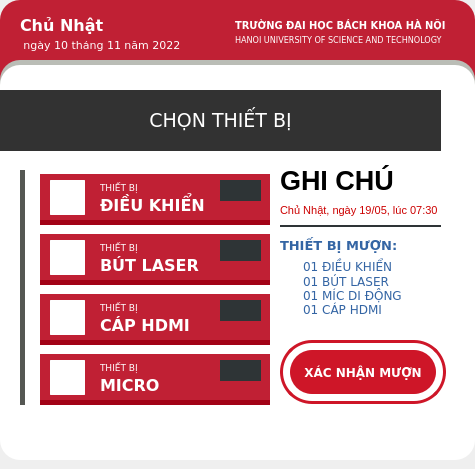
    <widget class="QWidget" name="widget_2" native="true">
     <property name="minimumSize">
      <size>
       <width>475</width>
       <height>0</height>
      </size>
     </property>
     <property name="maximumSize">
      <size>
       <width>475</width>
       <height>16777215</height>
      </size>
     </property>
     <widget class="QLabel" name="label_10">
      <property name="geometry">
       <rect>
        <x>0</x>
        <y>0</y>
        <width>475</width>
        <height>140</height>
       </rect>
      </property>
      <property name="styleSheet">
       <string notr="true">background-color: rgb(192, 32, 52 );
border-radius:20px;</string>
      </property>
      <property name="text">
       <string/>
      </property>
     </widget>
     <widget class="QLabel" name="main_frame">
      <property name="geometry">
       <rect>
        <x>0</x>
        <y>65</y>
        <width>475</width>
        <height>395</height>
       </rect>
      </property>
      <property name="styleSheet">
       <string notr="true">background-color: rgb(255, 255, 255);
border-radius: 20px</string>
      </property>
      <property name="text">
       <string/>
      </property>
     </widget>
     <widget class="QLabel" name="main_frame_2">
      <property name="geometry">
       <rect>
        <x>0</x>
        <y>60</y>
        <width>475</width>
        <height>251</height>
       </rect>
      </property>
      <property name="styleSheet">
       <string notr="true">background-color: rgb(255, 255, 255);
background-color: rgb(186, 189, 182);
border-radius: 20px</string>
      </property>
      <property name="text">
       <string/>
      </property>
     </widget>
     <widget class="QLabel" name="label_2">
      <property name="geometry">
       <rect>
        <x>0</x>
        <y>90</y>
        <width>441</width>
        <height>61</height>
       </rect>
      </property>
      <property name="font">
       <font>
        <family>DejaVu Sans</family>
        <pointsize>14</pointsize>
        <weight>50</weight>
        <bold>false</bold>
       </font>
      </property>
      <property name="styleSheet">
       <string notr="true">background-color: rgb(50, 50, 50);
color: rgb(255, 255, 255);
border-radius: 0px;</string>
      </property>
      <property name="text">
       <string>CHỌN THIẾT BỊ</string>
      </property>
      <property name="alignment">
       <set>Qt::AlignCenter</set>
      </property>
     </widget>
     <widget class="QLabel" name="label_27">
      <property name="geometry">
       <rect>
        <x>20</x>
        <y>170</y>
        <width>5</width>
        <height>235</height>
       </rect>
      </property>
      <property name="styleSheet">
       <string notr="true">background-color: rgb(85, 87, 83);</string>
      </property>
      <property name="text">
       <string/>
      </property>
     </widget>
     <widget class="QLabel" name="label_17">
      <property name="geometry">
       <rect>
        <x>280</x>
        <y>340</y>
        <width>166</width>
        <height>64</height>
       </rect>
      </property>
      <property name="styleSheet">
       <string notr="true">border-radius: 32px;
background-color: rgb(255, 255, 255);
border: 3px solid rgb(206, 22, 40 );</string>
      </property>
      <property name="text">
       <string/>
      </property>
     </widget>
     <widget class="QPushButton" name="confirm">
      <property name="geometry">
       <rect>
        <x>290</x>
        <y>350</y>
        <width>146</width>
        <height>44</height>
       </rect>
      </property>
      <property name="font">
       <font>
        <family>DejaVu Sans</family>
        <pointsize>9</pointsize>
        <weight>75</weight>
        <bold>true</bold>
       </font>
      </property>
      <property name="styleSheet">
       <string notr="true">QPushButton {
   background-color: rgb(206, 22, 40 );
	color: rgb(255, 255, 255 );
   border-radius: 22px;
}
QPushButton:hover{
   background-color: rgb(226, 42, 60);
   color: rgb(255, 255, 255 );
	border-radius: 22px;
}
</string>
      </property>
      <property name="text">
       <string>XÁC NHẬN MƯỢN</string>
      </property>
     </widget>
     <widget class="QLabel" name="timeline">
      <property name="geometry">
       <rect>
        <x>280</x>
        <y>200</y>
        <width>161</width>
        <height>21</height>
       </rect>
      </property>
      <property name="font">
       <font>
        <pointsize>8</pointsize>
       </font>
      </property>
      <property name="styleSheet">
       <string notr="true">color: rgb(204, 0, 0);
background-color: rgb(255, 255, 255);</string>
      </property>
      <property name="text">
       <string>Chủ Nhật, ngày 19/05, lúc 07:30</string>
      </property>
     </widget>
     <widget class="QLabel" name="note">
      <property name="geometry">
       <rect>
        <x>280</x>
        <y>165</y>
        <width>141</width>
        <height>31</height>
       </rect>
      </property>
      <property name="font">
       <font>
        <pointsize>20</pointsize>
        <weight>75</weight>
        <bold>true</bold>
       </font>
      </property>
      <property name="styleSheet">
       <string notr="true">background-color: rgb(255, 255, 255);</string>
      </property>
      <property name="text">
       <string>GHI CHÚ</string>
      </property>
     </widget>
     <widget class="QLabel" name="line">
      <property name="geometry">
       <rect>
        <x>280</x>
        <y>225</y>
        <width>161</width>
        <height>2</height>
       </rect>
      </property>
      <property name="styleSheet">
       <string notr="true">
background-color: rgb(46, 52, 54);</string>
      </property>
      <property name="text">
       <string/>
      </property>
     </widget>
     <widget class="QLabel" name="you_borrowed">
      <property name="geometry">
       <rect>
        <x>280</x>
        <y>235</y>
        <width>231</width>
        <height>21</height>
       </rect>
      </property>
      <property name="font">
       <font>
        <family>DejaVu Sans</family>
        <pointsize>10</pointsize>
        <weight>75</weight>
        <bold>true</bold>
       </font>
      </property>
      <property name="styleSheet">
       <string notr="true">color: rgb(52, 101, 164);
background-color: rgb(255, 255, 255);</string>
      </property>
      <property name="text">
       <string>THIẾT BỊ MƯỢN:</string>
      </property>
     </widget>
     <widget class="QTextBrowser" name="refirm">
      <property name="geometry">
       <rect>
        <x>280</x>
        <y>255</y>
        <width>171</width>
        <height>71</height>
       </rect>
      </property>
      <property name="font">
       <font>
        <family>DejaVu Sans</family>
        <pointsize>11</pointsize>
        <weight>50</weight>
        <italic>false</italic>
        <bold>false</bold>
       </font>
      </property>
      <property name="styleSheet">
       <string notr="true">color: rgb(52, 101, 164);
background-color: rgb(255, 255, 255);
font: 11pt &quot;DejaVu Sans&quot;;
border-radius:0px;</string>
      </property>
      <property name="verticalScrollBarPolicy">
       <enum>Qt::ScrollBarAlwaysOff</enum>
      </property>
      <property name="horizontalScrollBarPolicy">
       <enum>Qt::ScrollBarAlwaysOff</enum>
      </property>
      <property name="html">
       <string>&lt;!DOCTYPE HTML PUBLIC &quot;-//W3C//DTD HTML 4.0//EN&quot; &quot;http://www.w3.org/TR/REC-html40/strict.dtd&quot;&gt;
&lt;html&gt;&lt;head&gt;&lt;meta name=&quot;qrichtext&quot; content=&quot;1&quot; /&gt;&lt;style type=&quot;text/css&quot;&gt;
p, li { white-space: pre-wrap; }
&lt;/style&gt;&lt;/head&gt;&lt;body style=&quot; font-family:'DejaVu Sans'; font-size:11pt; font-weight:400; font-style:normal;&quot;&gt;
&lt;p style=&quot; margin-top:0px; margin-bottom:0px; margin-left:0px; margin-right:0px; -qt-block-indent:0; text-indent:0px;&quot;&gt;&lt;span style=&quot; font-family:'Ubuntu'; font-size:9pt;&quot;&gt;     01 ĐIỀU KHIỂN&lt;/span&gt;&lt;/p&gt;
&lt;p style=&quot; margin-top:0px; margin-bottom:0px; margin-left:0px; margin-right:0px; -qt-block-indent:0; text-indent:0px;&quot;&gt;&lt;span style=&quot; font-family:'Ubuntu'; font-size:9pt;&quot;&gt;     01 BÚT LASER&lt;br /&gt;     01 MÍC DI ĐỘNG&lt;br /&gt;     01 CÁP HDMI&lt;/span&gt;&lt;/p&gt;&lt;/body&gt;&lt;/html&gt;</string>
      </property>
     </widget>
     <widget class="QLabel" name="date">
      <property name="geometry">
       <rect>
        <x>20</x>
        <y>35</y>
        <width>181</width>
        <height>20</height>
       </rect>
      </property>
      <property name="font">
       <font>
        <family>DejaVu Sans</family>
        <pointsize>8</pointsize>
        <italic>false</italic>
       </font>
      </property>
      <property name="styleSheet">
       <string notr="true">background-color: rgb(192, 32, 52);border-radius:10px;
color: rgb(255, 255, 255);</string>
      </property>
      <property name="text">
       <string> ngày 10 tháng 11 năm 2022</string>
      </property>
      <property name="alignment">
       <set>Qt::AlignLeading|Qt::AlignLeft|Qt::AlignVCenter</set>
      </property>
     </widget>
     <widget class="QLabel" name="label_11">
      <property name="geometry">
       <rect>
        <x>235</x>
        <y>10</y>
        <width>230</width>
        <height>30</height>
       </rect>
      </property>
      <property name="font">
       <font>
        <family>DejaVu Sans Condensed</family>
        <pointsize>8</pointsize>
        <weight>75</weight>
        <bold>true</bold>
       </font>
      </property>
      <property name="styleSheet">
       <string notr="true">color: rgb(255, 255, 255);
background-color: rgb(192, 32, 52);</string>
      </property>
      <property name="text">
       <string>TRƯỜNG ĐẠI HỌC BÁCH KHOA HÀ NỘI</string>
      </property>
      <property name="alignment">
       <set>Qt::AlignLeading|Qt::AlignLeft|Qt::AlignVCenter</set>
      </property>
     </widget>
     <widget class="QLabel" name="label_12">
      <property name="geometry">
       <rect>
        <x>210</x>
        <y>20</y>
        <width>20</width>
        <height>23</height>
       </rect>
      </property>
      <property name="styleSheet">
       <string notr="true">background-color: rgb(192, 32, 52);image: url(:/newPrefix/logoHUST.png);</string>
      </property>
      <property name="text">
       <string/>
      </property>
     </widget>
     <widget class="QLabel" name="label_13">
      <property name="geometry">
       <rect>
        <x>235</x>
        <y>30</y>
        <width>230</width>
        <height>20</height>
       </rect>
      </property>
      <property name="font">
       <font>
        <family>DejaVu Sans Condensed</family>
        <pointsize>7</pointsize>
       </font>
      </property>
      <property name="styleSheet">
       <string notr="true">background-color: rgb(192, 32, 52);color: rgb(255, 255, 255);</string>
      </property>
      <property name="text">
       <string>HANOI UNIVERSITY OF SCIENCE AND TECHNOLOGY</string>
      </property>
      <property name="alignment">
       <set>Qt::AlignLeading|Qt::AlignLeft|Qt::AlignVCenter</set>
      </property>
     </widget>
     <widget class="QLabel" name="today">
      <property name="geometry">
       <rect>
        <x>20</x>
        <y>10</y>
        <width>101</width>
        <height>31</height>
       </rect>
      </property>
      <property name="font">
       <font>
        <family>DejaVu Sans</family>
        <pointsize>12</pointsize>
        <weight>75</weight>
        <bold>true</bold>
       </font>
      </property>
      <property name="styleSheet">
       <string notr="true">background-color: rgb(192, 32, 52);
color: rgb(255, 255, 255);</string>
      </property>
      <property name="text">
       <string>Chủ Nhật</string>
      </property>
     </widget>
     <widget class="QLabel" name="label_22">
      <property name="enabled">
       <bool>false</bool>
      </property>
      <property name="geometry">
       <rect>
        <x>100</x>
        <y>310</y>
        <width>151</width>
        <height>30</height>
       </rect>
      </property>
      <property name="font">
       <font>
        <family>DejaVu Sans</family>
        <pointsize>12</pointsize>
        <weight>75</weight>
        <bold>true</bold>
       </font>
      </property>
      <property name="styleSheet">
       <string notr="true">background-color: rgba(60, 60, 60, 0);color: rgb(255, 255, 255);</string>
      </property>
      <property name="text">
       <string>CÁP HDMI</string>
      </property>
     </widget>
     <widget class="QLabel" name="hdmi_room">
      <property name="geometry">
       <rect>
        <x>220</x>
        <y>300</y>
        <width>41</width>
        <height>21</height>
       </rect>
      </property>
      <property name="styleSheet">
       <string notr="true">background-color: rgb(46, 52, 54);
color: rgb(255, 255, 255);</string>
      </property>
      <property name="text">
       <string/>
      </property>
      <property name="alignment">
       <set>Qt::AlignCenter</set>
      </property>
     </widget>
     <widget class="QLabel" name="label_19">
      <property name="enabled">
       <bool>false</bool>
      </property>
      <property name="geometry">
       <rect>
        <x>100</x>
        <y>240</y>
        <width>101</width>
        <height>16</height>
       </rect>
      </property>
      <property name="font">
       <font>
        <family>DejaVu Sans</family>
        <pointsize>7</pointsize>
       </font>
      </property>
      <property name="styleSheet">
       <string notr="true">background-color: rgba(60, 60, 60, 0);color: rgb(255, 255, 255);</string>
      </property>
      <property name="text">
       <string>THIẾT BỊ</string>
      </property>
     </widget>
     <widget class="QLabel" name="label_16">
      <property name="enabled">
       <bool>false</bool>
      </property>
      <property name="geometry">
       <rect>
        <x>100</x>
        <y>190</y>
        <width>141</width>
        <height>30</height>
       </rect>
      </property>
      <property name="font">
       <font>
        <family>DejaVu Sans</family>
        <pointsize>12</pointsize>
        <weight>75</weight>
        <bold>true</bold>
       </font>
      </property>
      <property name="styleSheet">
       <string notr="true">background-color: rgba(60, 60, 60, 0);color: rgb(255, 255, 255);</string>
      </property>
      <property name="text">
       <string>ĐIỀU KHIỂN </string>
      </property>
     </widget>
     <widget class="QPushButton" name="rmt_btn_">
      <property name="enabled">
       <bool>true</bool>
      </property>
      <property name="geometry">
       <rect>
        <x>40</x>
        <y>174</y>
        <width>230</width>
        <height>51</height>
       </rect>
      </property>
      <property name="font">
       <font>
        <family>DejaVu Sans</family>
        <pointsize>13</pointsize>
        <weight>75</weight>
        <bold>true</bold>
       </font>
      </property>
      <property name="styleSheet">
       <string notr="true">QPushButton {
   background-color: rgb(192, 32, 52 );
   color: rgb(255, 255, 255);
   border-radius: 0px;
	border-bottom: 5px solid rgb(162, 2, 22);
}
</string>
      </property>
      <property name="text">
       <string/>
      </property>
     </widget>
     <widget class="QLabel" name="label_24">
      <property name="enabled">
       <bool>false</bool>
      </property>
      <property name="geometry">
       <rect>
        <x>100</x>
        <y>370</y>
        <width>151</width>
        <height>30</height>
       </rect>
      </property>
      <property name="font">
       <font>
        <family>DejaVu Sans</family>
        <pointsize>12</pointsize>
        <weight>75</weight>
        <bold>true</bold>
       </font>
      </property>
      <property name="styleSheet">
       <string notr="true">background-color: rgba(60, 60, 60, 0);color: rgb(255, 255, 255);</string>
      </property>
      <property name="text">
       <string>MICRO</string>
      </property>
     </widget>
     <widget class="QPushButton" name="mcr_btn_">
      <property name="geometry">
       <rect>
        <x>40</x>
        <y>354</y>
        <width>230</width>
        <height>51</height>
       </rect>
      </property>
      <property name="font">
       <font>
        <family>DejaVu Sans</family>
        <pointsize>13</pointsize>
        <weight>75</weight>
        <bold>true</bold>
       </font>
      </property>
      <property name="styleSheet">
       <string notr="true">QPushButton {
   background-color: rgb(192, 32, 52 );
   color: rgb(255, 255, 255);
   border-radius: 0px;
	border-bottom: 5px solid rgb(162, 2, 22);
}
</string>
      </property>
      <property name="text">
       <string/>
      </property>
     </widget>
     <widget class="QLabel" name="remote_room">
      <property name="geometry">
       <rect>
        <x>220</x>
        <y>180</y>
        <width>41</width>
        <height>21</height>
       </rect>
      </property>
      <property name="styleSheet">
       <string notr="true">background-color: rgb(46, 52, 54);
color: rgb(255, 255, 255);</string>
      </property>
      <property name="text">
       <string/>
      </property>
      <property name="alignment">
       <set>Qt::AlignCenter</set>
      </property>
     </widget>
     <widget class="QPushButton" name="lsr_btn_">
      <property name="geometry">
       <rect>
        <x>40</x>
        <y>234</y>
        <width>230</width>
        <height>51</height>
       </rect>
      </property>
      <property name="font">
       <font>
        <family>DejaVu Sans</family>
        <pointsize>10</pointsize>
        <weight>75</weight>
        <bold>true</bold>
       </font>
      </property>
      <property name="styleSheet">
       <string notr="true">QPushButton {
   background-color: rgb(192, 32, 52 );
   color: rgb(255, 255, 255);
   border-radius: 0px;
	border-bottom: 5px solid rgb(162, 2, 22);
}
</string>
      </property>
      <property name="text">
       <string/>
      </property>
     </widget>
     <widget class="QLabel" name="label_20">
      <property name="enabled">
       <bool>false</bool>
      </property>
      <property name="geometry">
       <rect>
        <x>100</x>
        <y>250</y>
        <width>141</width>
        <height>30</height>
       </rect>
      </property>
      <property name="font">
       <font>
        <family>DejaVu Sans</family>
        <pointsize>12</pointsize>
        <weight>75</weight>
        <bold>true</bold>
       </font>
      </property>
      <property name="styleSheet">
       <string notr="true">background-color: rgba(60, 60, 60, 0);color: rgb(255, 255, 255);</string>
      </property>
      <property name="text">
       <string>BÚT LASER</string>
      </property>
     </widget>
     <widget class="QLabel" name="label_21">
      <property name="enabled">
       <bool>false</bool>
      </property>
      <property name="geometry">
       <rect>
        <x>100</x>
        <y>300</y>
        <width>101</width>
        <height>16</height>
       </rect>
      </property>
      <property name="font">
       <font>
        <family>DejaVu Sans</family>
        <pointsize>7</pointsize>
       </font>
      </property>
      <property name="styleSheet">
       <string notr="true">background-color: rgba(60, 60, 60, 0);color: rgb(255, 255, 255);</string>
      </property>
      <property name="text">
       <string>THIẾT BỊ</string>
      </property>
     </widget>
     <widget class="QLabel" name="label_15">
      <property name="enabled">
       <bool>false</bool>
      </property>
      <property name="geometry">
       <rect>
        <x>100</x>
        <y>180</y>
        <width>101</width>
        <height>16</height>
       </rect>
      </property>
      <property name="font">
       <font>
        <family>DejaVu Sans</family>
        <pointsize>7</pointsize>
       </font>
      </property>
      <property name="styleSheet">
       <string notr="true">background-color: rgba(60, 60, 60, 0);color: rgb(255, 255, 255);</string>
      </property>
      <property name="text">
       <string>THIẾT BỊ</string>
      </property>
     </widget>
     <widget class="QPushButton" name="hdmi_btn_">
      <property name="geometry">
       <rect>
        <x>40</x>
        <y>294</y>
        <width>230</width>
        <height>51</height>
       </rect>
      </property>
      <property name="font">
       <font>
        <family>DejaVu Sans</family>
        <pointsize>13</pointsize>
        <weight>75</weight>
        <bold>true</bold>
       </font>
      </property>
      <property name="styleSheet">
       <string notr="true">QPushButton {
   background-color: rgb(192, 32, 52 );
   color: rgb(255, 255, 255);
   border-radius: 0px;
	border-bottom: 5px solid rgb(162, 2, 22);
}
</string>
      </property>
      <property name="text">
       <string/>
      </property>
     </widget>
     <widget class="QLabel" name="laser_room">
      <property name="geometry">
       <rect>
        <x>220</x>
        <y>240</y>
        <width>41</width>
        <height>21</height>
       </rect>
      </property>
      <property name="styleSheet">
       <string notr="true">background-color: rgb(46, 52, 54);
color: rgb(255, 255, 255);</string>
      </property>
      <property name="text">
       <string/>
      </property>
      <property name="alignment">
       <set>Qt::AlignCenter</set>
      </property>
     </widget>
     <widget class="QLabel" name="label_23">
      <property name="enabled">
       <bool>false</bool>
      </property>
      <property name="geometry">
       <rect>
        <x>100</x>
        <y>360</y>
        <width>101</width>
        <height>16</height>
       </rect>
      </property>
      <property name="font">
       <font>
        <family>DejaVu Sans</family>
        <pointsize>7</pointsize>
       </font>
      </property>
      <property name="styleSheet">
       <string notr="true">background-color: rgba(60, 60, 60, 0);color: rgb(255, 255, 255);</string>
      </property>
      <property name="text">
       <string>THIẾT BỊ</string>
      </property>
     </widget>
     <widget class="QLabel" name="micro_room">
      <property name="geometry">
       <rect>
        <x>220</x>
        <y>360</y>
        <width>41</width>
        <height>21</height>
       </rect>
      </property>
      <property name="styleSheet">
       <string notr="true">background-color: rgb(46, 52, 54);
color: rgb(255, 255, 255);</string>
      </property>
      <property name="text">
       <string/>
      </property>
      <property name="alignment">
       <set>Qt::AlignCenter</set>
      </property>
     </widget>
     <widget class="QPushButton" name="del_remote">
      <property name="geometry">
       <rect>
        <x>50</x>
        <y>180</y>
        <width>35</width>
        <height>35</height>
       </rect>
      </property>
      <property name="styleSheet">
       <string notr="true">image: url(:/newPrefix/minus.png);

background-color: rgb(255, 255, 255);
border-radius: 1px;</string>
      </property>
      <property name="text">
       <string/>
      </property>
     </widget>
     <widget class="QPushButton" name="del_laser">
      <property name="geometry">
       <rect>
        <x>50</x>
        <y>240</y>
        <width>35</width>
        <height>35</height>
       </rect>
      </property>
      <property name="styleSheet">
       <string notr="true">image: url(:/newPrefix/minus.png);

background-color: rgb(255, 255, 255);
border-radius: 1px;</string>
      </property>
      <property name="text">
       <string/>
      </property>
     </widget>
     <widget class="QPushButton" name="del_hdmi">
      <property name="geometry">
       <rect>
        <x>50</x>
        <y>300</y>
        <width>35</width>
        <height>35</height>
       </rect>
      </property>
      <property name="styleSheet">
       <string notr="true">image: url(:/newPrefix/minus.png);

background-color: rgb(255, 255, 255);
border-radius: 1px;</string>
      </property>
      <property name="text">
       <string/>
      </property>
     </widget>
     <widget class="QPushButton" name="del_micro">
      <property name="geometry">
       <rect>
        <x>50</x>
        <y>360</y>
        <width>35</width>
        <height>35</height>
       </rect>
      </property>
      <property name="styleSheet">
       <string notr="true">image: url(:/newPrefix/minus.png);

background-color: rgb(255, 255, 255);
border-radius: 1px;</string>
      </property>
      <property name="text">
       <string/>
      </property>
     </widget>
     <widget class="QLabel" name="label_3">
      <property name="geometry">
       <rect>
        <x>50</x>
        <y>180</y>
        <width>35</width>
        <height>35</height>
       </rect>
      </property>
      <property name="styleSheet">
       <string notr="true">background-color: rgb(200, 200, 200);
border-radius: 1px;</string>
      </property>
      <property name="text">
       <string/>
      </property>
     </widget>
     <widget class="QLabel" name="label_14">
      <property name="geometry">
       <rect>
        <x>50</x>
        <y>300</y>
        <width>35</width>
        <height>35</height>
       </rect>
      </property>
      <property name="styleSheet">
       <string notr="true">background-color: rgb(200, 200, 200);
border-radius: 1px;</string>
      </property>
      <property name="text">
       <string/>
      </property>
     </widget>
     <widget class="QLabel" name="label_25">
      <property name="geometry">
       <rect>
        <x>50</x>
        <y>240</y>
        <width>35</width>
        <height>35</height>
       </rect>
      </property>
      <property name="styleSheet">
       <string notr="true">background-color: rgb(200, 200, 200);
border-radius: 1px;</string>
      </property>
      <property name="text">
       <string/>
      </property>
     </widget>
     <widget class="QLabel" name="label_26">
      <property name="geometry">
       <rect>
        <x>50</x>
        <y>360</y>
        <width>35</width>
        <height>35</height>
       </rect>
      </property>
      <property name="styleSheet">
       <string notr="true">background-color: rgb(200, 200, 200);
border-radius: 1px;</string>
      </property>
      <property name="text">
       <string/>
      </property>
     </widget>
     <zorder>label_10</zorder>
     <zorder>main_frame_2</zorder>
     <zorder>main_frame</zorder>
     <zorder>label_2</zorder>
     <zorder>label_27</zorder>
     <zorder>timeline</zorder>
     <zorder>note</zorder>
     <zorder>line</zorder>
     <zorder>you_borrowed</zorder>
     <zorder>refirm</zorder>
     <zorder>label_17</zorder>
     <zorder>confirm</zorder>
     <zorder>date</zorder>
     <zorder>label_11</zorder>
     <zorder>label_12</zorder>
     <zorder>label_13</zorder>
     <zorder>today</zorder>
     <zorder>rmt_btn_</zorder>
     <zorder>mcr_btn_</zorder>
     <zorder>lsr_btn_</zorder>
     <zorder>label_20</zorder>
     <zorder>hdmi_btn_</zorder>
     <zorder>label_16</zorder>
     <zorder>label_15</zorder>
     <zorder>label_19</zorder>
     <zorder>label_22</zorder>
     <zorder>label_21</zorder>
     <zorder>label_24</zorder>
     <zorder>label_23</zorder>
     <zorder>micro_room</zorder>
     <zorder>hdmi_room</zorder>
     <zorder>laser_room</zorder>
     <zorder>remote_room</zorder>
     <zorder>label_3</zorder>
     <zorder>label_14</zorder>
     <zorder>label_25</zorder>
     <zorder>label_26</zorder>
     <zorder>del_remote</zorder>
     <zorder>del_laser</zorder>
     <zorder>del_hdmi</zorder>
     <zorder>del_micro</zorder>
    </widget>
